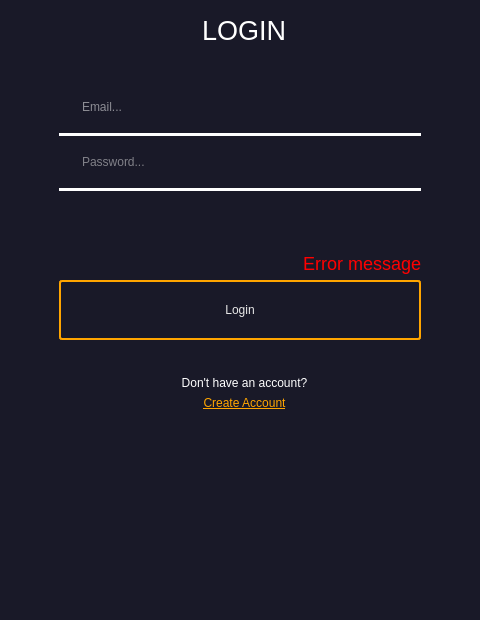
<?xml version="1.0" encoding="UTF-8"?>
<ui version="4.0">
 <class>Form</class>
 <widget class="QWidget" name="Form">
  <property name="geometry">
   <rect>
    <x>0</x>
    <y>0</y>
    <width>480</width>
    <height>620</height>
   </rect>
  </property>
  <property name="windowTitle">
   <string>Form</string>
  </property>
  <layout class="QVBoxLayout" name="verticalLayout" stretch="0">
   <property name="leftMargin">
    <number>0</number>
   </property>
   <property name="topMargin">
    <number>0</number>
   </property>
   <property name="rightMargin">
    <number>0</number>
   </property>
   <property name="bottomMargin">
    <number>0</number>
   </property>
   <item>
    <layout class="QHBoxLayout" name="horizontalLayout_3" stretch="1">
     <property name="spacing">
      <number>0</number>
     </property>
     <item>
      <widget class="QWidget" name="widget" native="true">
       <property name="maximumSize">
        <size>
         <width>16777215</width>
         <height>16777215</height>
        </size>
       </property>
       <property name="styleSheet">
        <string notr="true">.QWidget{background-color: rgb(25,25, 40);}</string>
       </property>
       <layout class="QVBoxLayout" name="verticalLayout_2">
        <property name="leftMargin">
         <number>9</number>
        </property>
        <property name="topMargin">
         <number>0</number>
        </property>
        <property name="rightMargin">
         <number>0</number>
        </property>
        <property name="bottomMargin">
         <number>0</number>
        </property>
        <item>
         <layout class="QVBoxLayout" name="verticalLayout_3">
          <property name="topMargin">
           <number>15</number>
          </property>
          <item alignment="Qt::AlignHCenter">
           <widget class="QLabel" name="label">
            <property name="styleSheet">
             <string notr="true">color:rgb(255, 255, 255); font-size:20pt; text-align: center;</string>
            </property>
            <property name="text">
             <string>LOGIN</string>
            </property>
           </widget>
          </item>
          <item>
           <layout class="QFormLayout" name="formLayout_2">
            <property name="leftMargin">
             <number>50</number>
            </property>
            <property name="topMargin">
             <number>35</number>
            </property>
            <property name="rightMargin">
             <number>59</number>
            </property>
            <item row="0" column="0">
             <widget class="QLabel" name="label_3">
              <property name="styleSheet">
               <string notr="true">color: rgb(231, 231, 231);
font: 15pt &quot;Verdana&quot;;</string>
              </property>
              <property name="text">
               <string/>
              </property>
              <property name="pixmap">
               <pixmap>icons/mail_32x32.png</pixmap>
              </property>
             </widget>
            </item>
            <item row="1" column="0" colspan="2">
             <widget class="Line" name="line_2">
              <property name="styleSheet">
               <string notr="true">border: 2px solid white;</string>
              </property>
              <property name="orientation">
               <enum>Qt::Horizontal</enum>
              </property>
             </widget>
            </item>
            <item row="2" column="0">
             <widget class="QLabel" name="label_4">
              <property name="styleSheet">
               <string notr="true">color: rgb(231, 231, 231);
font: 15pt &quot;Verdana&quot;;</string>
              </property>
              <property name="text">
               <string/>
              </property>
              <property name="pixmap">
               <pixmap>icons/lock_32x32.png</pixmap>
              </property>
             </widget>
            </item>
            <item row="2" column="1">
             <widget class="QLineEdit" name="password">
              <property name="minimumSize">
               <size>
                <width>0</width>
                <height>40</height>
               </size>
              </property>
              <property name="focusPolicy">
               <enum>Qt::ClickFocus</enum>
              </property>
              <property name="styleSheet">
               <string notr="true">QLineEdit {
      color: rgb(231, 231, 231);
      font: 15pt &quot;Verdana&quot;;
      border: None;
      border-bottom-color: white;
      border-radius: 10px;
      padding: 0 8px;
      background: rgb(25, 25, 40);
      selection-background-color: darkgray;
}</string>
              </property>
              <property name="placeholderText">
               <string>Password...</string>
              </property>
             </widget>
            </item>
            <item row="3" column="0" colspan="2">
             <widget class="Line" name="line_3">
              <property name="styleSheet">
               <string notr="true">border: 2px solid white;</string>
              </property>
              <property name="orientation">
               <enum>Qt::Horizontal</enum>
              </property>
             </widget>
            </item>
            <item row="4" column="0" colspan="2">
             <spacer name="verticalSpacer">
              <property name="orientation">
               <enum>Qt::Vertical</enum>
              </property>
              <property name="sizeType">
               <enum>QSizePolicy::Fixed</enum>
              </property>
              <property name="sizeHint" stdset="0">
               <size>
                <width>20</width>
                <height>50</height>
               </size>
              </property>
             </spacer>
            </item>
            <item row="6" column="0" colspan="2">
             <widget class="QPushButton" name="loginButton">
              <property name="sizePolicy">
               <sizepolicy hsizetype="Minimum" vsizetype="Fixed">
                <horstretch>0</horstretch>
                <verstretch>0</verstretch>
               </sizepolicy>
              </property>
              <property name="minimumSize">
               <size>
                <width>0</width>
                <height>60</height>
               </size>
              </property>
              <property name="cursor">
               <cursorShape>PointingHandCursor</cursorShape>
              </property>
              <property name="autoFillBackground">
               <bool>false</bool>
              </property>
              <property name="styleSheet">
               <string notr="true">color: rgb(231, 231, 231);
font: 17pt &quot;Verdana&quot;;
border: 2px solid orange;
padding: 5px;
border-radius: 3px;
opacity: 200;
</string>
              </property>
              <property name="text">
               <string>Login</string>
              </property>
              <property name="autoDefault">
               <bool>false</bool>
              </property>
              <property name="default">
               <bool>false</bool>
              </property>
              <property name="flat">
               <bool>false</bool>
              </property>
             </widget>
            </item>
            <item row="0" column="1">
             <widget class="QLineEdit" name="email">
              <property name="minimumSize">
               <size>
                <width>0</width>
                <height>40</height>
               </size>
              </property>
              <property name="focusPolicy">
               <enum>Qt::StrongFocus</enum>
              </property>
              <property name="styleSheet">
               <string notr="true">QLineEdit {
      color: white;
      font: 15pt &quot;Verdana&quot;;
      border: None;
      border-bottom-color: white;
      border-radius: 10px;
      padding: 0 8px;
      background: rgb(25, 25, 40);
      selection-background-color: darkgray;
}</string>
              </property>
              <property name="text">
               <string/>
              </property>
              <property name="placeholderText">
               <string>Email...</string>
              </property>
             </widget>
            </item>
            <item row="5" column="0" colspan="2">
             <widget class="QLabel" name="errorMessage">
              <property name="styleSheet">
               <string notr="true">color: red;
font-size: 18px</string>
              </property>
              <property name="text">
               <string>Error message</string>
              </property>
              <property name="alignment">
               <set>Qt::AlignRight|Qt::AlignTrailing|Qt::AlignVCenter</set>
              </property>
             </widget>
            </item>
           </layout>
          </item>
          <item>
           <widget class="QLabel" name="label_2">
            <property name="styleSheet">
             <string notr="true">color: white;
padding-top: 30px;</string>
            </property>
            <property name="text">
             <string>Don't have an account?</string>
            </property>
            <property name="alignment">
             <set>Qt::AlignCenter</set>
            </property>
           </widget>
          </item>
          <item>
           <widget class="QPushButton" name="createAccButton">
            <property name="cursor">
             <cursorShape>PointingHandCursor</cursorShape>
            </property>
            <property name="styleSheet">
             <string notr="true">color: orange;
border: 0px;
border-radius: 3px;
opacity: 200;
text-decoration: underline;</string>
            </property>
            <property name="text">
             <string>Create Account</string>
            </property>
           </widget>
          </item>
          <item>
           <spacer name="verticalSpacer_2">
            <property name="orientation">
             <enum>Qt::Vertical</enum>
            </property>
            <property name="sizeHint" stdset="0">
             <size>
              <width>20</width>
              <height>40</height>
             </size>
            </property>
           </spacer>
          </item>
         </layout>
        </item>
       </layout>
      </widget>
     </item>
    </layout>
   </item>
  </layout>
 </widget>
 <resources>
  <include location="icons.qrc"/>
 </resources>
 <connections/>
</ui>
